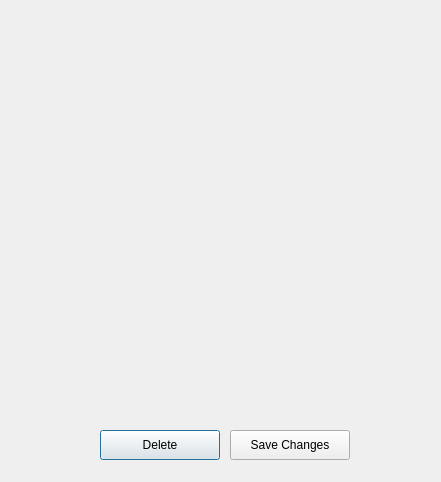
<?xml version="1.0" encoding="UTF-8"?>
<ui version="4.0">
 <class>ModifyTheDataDialog</class>
 <widget class="QDialog" name="ModifyTheDataDialog">
  <property name="geometry">
   <rect>
    <x>0</x>
    <y>0</y>
    <width>441</width>
    <height>482</height>
   </rect>
  </property>
  <property name="windowTitle">
   <string>Control The Data</string>
  </property>
  <widget class="QWidget" name="formLayoutWidget">
   <property name="geometry">
    <rect>
     <x>10</x>
     <y>20</y>
     <width>421</width>
     <height>361</height>
    </rect>
   </property>
   <layout class="QFormLayout" name="data_form_layout"/>
  </widget>
  <widget class="QPushButton" name="delete_button">
   <property name="geometry">
    <rect>
     <x>100</x>
     <y>430</y>
     <width>120</width>
     <height>30</height>
    </rect>
   </property>
   <property name="text">
    <string>Delete</string>
   </property>
  </widget>
  <widget class="QPushButton" name="save_changes_button">
   <property name="geometry">
    <rect>
     <x>230</x>
     <y>430</y>
     <width>120</width>
     <height>30</height>
    </rect>
   </property>
   <property name="text">
    <string>Save Changes</string>
   </property>
  </widget>
  <widget class="QLabel" name="info_label">
   <property name="geometry">
    <rect>
     <x>10</x>
     <y>390</y>
     <width>420</width>
     <height>30</height>
    </rect>
   </property>
   <property name="styleSheet">
    <string notr="true">#info_label {
	color: red;
}</string>
   </property>
   <property name="text">
    <string/>
   </property>
   <property name="wordWrap">
    <bool>true</bool>
   </property>
  </widget>
 </widget>
 <resources/>
 <connections/>
</ui>
